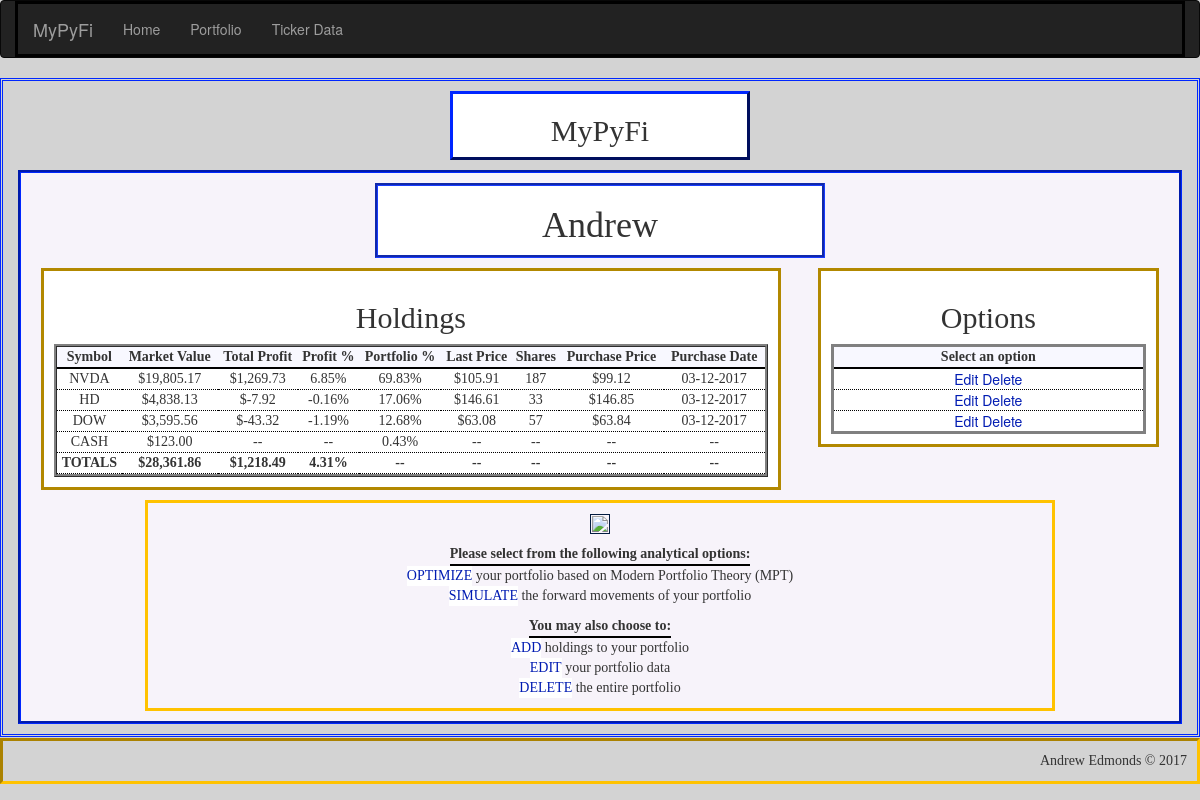
Page /portfolio/Andrew on the committed database.
### app/models.py (models this page shows, shortened)
class Portfolio(db.Model):
    __tablename__ = 'portfolios'
    id = db.Column(db.Integer, primary_key=True, autoincrement=True)
    name = db.Column(db.String(25), unique=True)    # name of portfolio
    cash = db.Column(db.Float)                      # cash holdings within portfolio
    market_value = db.Column(db.Float)              # market value of all holdings + cash
    total_profit = db.Column(db.Float)              # total profits of all holdings
    invested = db.Column(db.Float)                  # total amount invested into holdings - excludes cash holding
    profit_percent = db.Column(db.Float)            # percent return on current amount invested - excludes cash holding
    num_holdings = db.Column(db.Integer)            # total number of holdings in portfolio - excludes cash holding
    holdings = db.relationship('Holding', backref='portfolio', lazy='dynamic')

class Holding(db.Model):
    __tablename__ = 'holdings'
    id = db.Column(db.Integer, primary_key=True, autoincrement=True)
    symbol = db.Column(db.String(6))            # stock symbol
    shares = db.Column(db.Integer)              # number of shares held
    market_value = db.Column(db.Float)          # market value of holding
    purch_date = db.Column(db.Date)             # date holding was purchased
    purch_price = db.Column(db.Float)           # share price on purchase date
    last_price = db.Column(db.Float)            # most recent price from pandas_dataframe module
    total_profit = db.Column(db.Float)          # total profits of holding ($)
    profit_percent = db.Column(db.Float)        # percent profit based on initial amount invested
    portfolio_percent = db.Column(db.Float)     # percent holding makes up of overall portfolio
    last_updated = db.Column(db.String)         # date holding's last_price attribute was updated
    portfolio_id = db.Column(db.Integer, db.ForeignKey('portfolios.id'))

### app/main/views.py (the view)
@main.route('/portfolio/<name>', methods=['GET', 'POST'])
def portfolio(name):
    portfolio = Portfolio.query.filter_by(name=name).first()
    if portfolio is None:
        abort(404)
    else:
        session['portfolio'] = str(portfolio.name)
    holding_data = portfolio.holdings.order_by(Holding.portfolio_percent.desc()).all()
    PortfolioPlot(portfolio)
    return render_template('portfolio/portfolio.html', name=name, holding_data=holding_data, cash=portfolio.cash)

### app/templates/portfolio/portfolio.html (shortened to what this page needs)
{% extends "base-detailed.html" %}
{% import "bootstrap/wtf.html" as wtf %}
{% block page_title %}
<h2>
    <center>MyPyFi</center>
</h2>
{% endblock %}
{% block main_title %}
<h1>{{ name }}</h1>
{% endblock %}
{% block main_focus %}
{% if not holding_data|count > 0 %}
<h1>
    <center>No Holdings Found!</center>
</h1>
<p>
<center>There are no holdings saved in the portfolio {{ name }}</center></p>
{% else %}
<h2>
    <center>Holdings</center>
</h2>
<table style="width:100%" id="portfolio_table">
    <tr>
        <th>
            <center>Symbol</center>
        </th>
        <th>
            <center>Market Value</center>
        </th>
        <th>
            <center>Total Profit</center>
        </th>
        <th>
            <center>Profit %</center>
        </th>
        <th>
            <center>Portfolio %</center>
        </th>
        <th>
            <center>Last Price</center>
        </th>
        <th>
            <center>Shares</center>
        </th>
        <th>
            <center>Purchase Price</center>
        </th>
        <th>
            <center>Purchase Date</center>
        </th>
    </tr>
    {% for holding in holding_data %}
    <tr>
        <td>
            <center>{{ holding["symbol"] | upper }}</center>
        </td>
        <td>
            <center>{{ "${:,.2f}".format(holding["last_price"]*holding["shares"]) }}</center>
        </td>
        <td>
            <center>{{ "${:,.2f}".format(holding["total_profit"]) }}</center>
        </td>
        <td>
            <center>{{ "{0:.2f}%".format(holding["profit_percent"]*100) }}</center>
        </td>
        <td>
            <center>{{ "{0:.2f}%".format(holding["portfolio_percent"]*100) }}</center>
        </td>
        <td>
            <center>{{ "${:,.2f}".format(holding["last_price"]) }}</center>
        </td>
        <td>
            <center>{{ holding["shares"] }}</center>
        </td>
        <td>
            <center>{{ "${:,.2f}".format(holding["purch_price"]) }}</center>
        </td>
        <td>
            <center>{{ "{:%m-%d-%Y}".format(holding["purch_date"]) }}</center>
        </td>
    </tr>
    {% endfor %}
    <tr id="cash_row">
        <td>
            <center>CASH</center>
        </td>
        <td>
            <center>{{ "${:,.2f}".format(cash) }}</center>
        </td>
        <td>
            <center>--</center>
        </td>
        <td>
            <center>--
            </center>
        </td>
        <td>
            <center>{{
                "{0:.2f}%".format(100*cash/(holding_data|sum(attribute="market_value")+cash))
                }}
            </center>
        </td>
        <td>
            <center>--
            </center>
        </td>
        <td>
            <center>--
            </center>
        </td>
        <td>
            <center>--
            </center>
        </td>
        <td>
            <center>--
            </center>
        </td>
    </tr>
    <tr id="focus_total_row">
        <td>
            <center>TOTALS</center>
        </td>
        <td>
            <center>{{ "${:,.2f}".format(cash + holding_data|sum(attribute="market_value")) }}</center>
        </td>
        <td>
            <center>{{ "${:,.2f}".format(holding_data|sum(attribute="total_profit")) }}</center>
        </td>
        <td>
            <center>{{
                "{0:.2f}%".format(100*holding_data|sum(attribute="total_profit")/holding_data|sum(attribute="market_value"))
                }}
            </center>
        </td>
        <td>
            <center>--
            </center>
        </td>
        <td>
            <center>--
            </center>
        </td>
        <td>
            <center>--
            </center>
        </td>
        <td>
            <center>--
            </center>
        </td>
        <td>
            <center>--
            </center>
        </td>
    </tr>
</table>
{% endif %}
{% endblock %}
{% block main_options %}
{% if not holding_data|count > 0 %}
<h1>
    <center>No Holdings Found!</center>
</h1>
<p>
<center>There are no holdings saved in the portfolio {{ name }}</center></p>
{% else %}
<h2>
    <center>Options</center>
</h2>
<table style="width:100%" id="options_table">
    <tr>
        <th>
            <center>Select an option</center>
        </th>
    </tr>
    {% for holding in holding_data %}
    <tr>
        <td>
            <a class="button"
               href="{{ url_for('main.holding_edit', name=name, symbol=holding['symbol'], holding_id = holding['id'])}}">Edit</a>
            <a class="button"
               href="{{ url_for('main.holding_delete_ask', name=name, symbol=holding['symbol'], holding_id = holding['id'])}}">Delete</a>
        </td>
    </tr>
    {% endfor %}
</table>
{% endif %}
{% endblock %}
{% block verbage %}
<img src="{{ url_for('static',filename='portfolio_plot.png') }}">
<table style="width:100%" id="verbage_action_table">
    <tr>
        <th>
            <center>Please select from the following analytical options:</center>
        </th>
    </tr>
    <tr>
        <td>
            <a class="button" href="{{ url_for('main.portfolio_optimal_ask', name=name) }}">OPTIMIZE</a>
            your portfolio based on Modern Portfolio Theory (MPT)
        </td>
    </tr>
    <tr>
        <td>
            <a class="button" href="{{ url_for('main.portfolio_simulate_ask', name=name) }}">SIMULATE</a>
            the forward movements of your portfolio
        </td>
    </tr>
</table>
<table style="width:100%" id="verbage_edit_table">
    <tr>
        <th>
            <center>You may also choose to:</center>
        </th>
    </tr>
    <tr>
        <td>
            <a class="button" href="{{ url_for('main.holding_add', name=name) }}">ADD</a>
            holdings to your portfolio
        </td>
    </tr>
    <tr>
        <td>
            <a class="button" href="{{ url_for('main.portfolio_edit', name=name) }}">EDIT</a>
            your portfolio data
        </td>
    </tr>
    <tr>
        <td>
            <a class="button" href="{{ url_for('main.portfolio_delete_ask', name=name) }}">DELETE</a> the entire
            portfolio
        </td>
    </tr>
</table>
{% endblock %}

### app/static/css/style_main.css (style rules this page uses)
body { background-color: lightgray; }
#main h2 { font-family: "Palatino Linotype"; }
#main th { font-family: "Bitstream Vera Sans Mono"; border-bottom: 2pt solid black; }
#portfolio_table { border-collapse: separate; border-style: ridge; background-color: #F4F1F7; }
#main-focus th { background-color: ghostwhite; }
#main-focus td { font-family: "Felix Titling"; border-bottom: 1pt dotted black; background-color: white; }
#focus_total_row { font-weight: bold; }
#options_table { text-align: center; border-style: solid; background-color: #F4F1F7; }
#main-options th { background-color: ghostwhite; }
#main-options td { font-family: Verdana, "Helvetica Neue", Arial, Helvetica, Geneva, sans-serif; border-bottom: 1pt dotted black; background-color: white; }
#verbage th { display: inline-block; }
.button { background-color: white; color: #001BB2; border: thin; text-align: center; text-decoration: none; display: inline-block; cursor: pointer; }
img { padding:1px; border:1px solid #021a40; }

### rows in the picture
Portfolio: name "Andrew", cash "$123.00"
Holding: symbol "NVDA", holding['last_price']*holding['shares'] "$19,805.17", total_profit "$1,269.73", holding['profit_percent']*100 "6.85%", holding['portfolio_percent']*100 "69.83%", last_price "$105.91", shares "187", purch_price "$99.12", purch_date "03-12-2017"
Holding: symbol "HD", holding['last_price']*holding['shares'] "$4,838.13", total_profit "$-7.92", holding['profit_percent']*100 "-0.16%", holding['portfolio_percent']*100 "17.06%", last_price "$146.61", shares "33", purch_price "$146.85", purch_date "03-12-2017"
Holding: symbol "DOW", holding['last_price']*holding['shares'] "$3,595.56", total_profit "$-43.32", holding['profit_percent']*100 "-1.19%", holding['portfolio_percent']*100 "12.68%", last_price "$63.08", shares "57", purch_price "$63.84", purch_date "03-12-2017"

### other values in the picture
{{ "${:,.2f}".format(cash + holding_data|sum(attribute="market_value")) }} "$28,361.86"
{{ "${:,.2f}".format(holding_data|sum(attribute="total_profit")) }} "$1,218.49"
